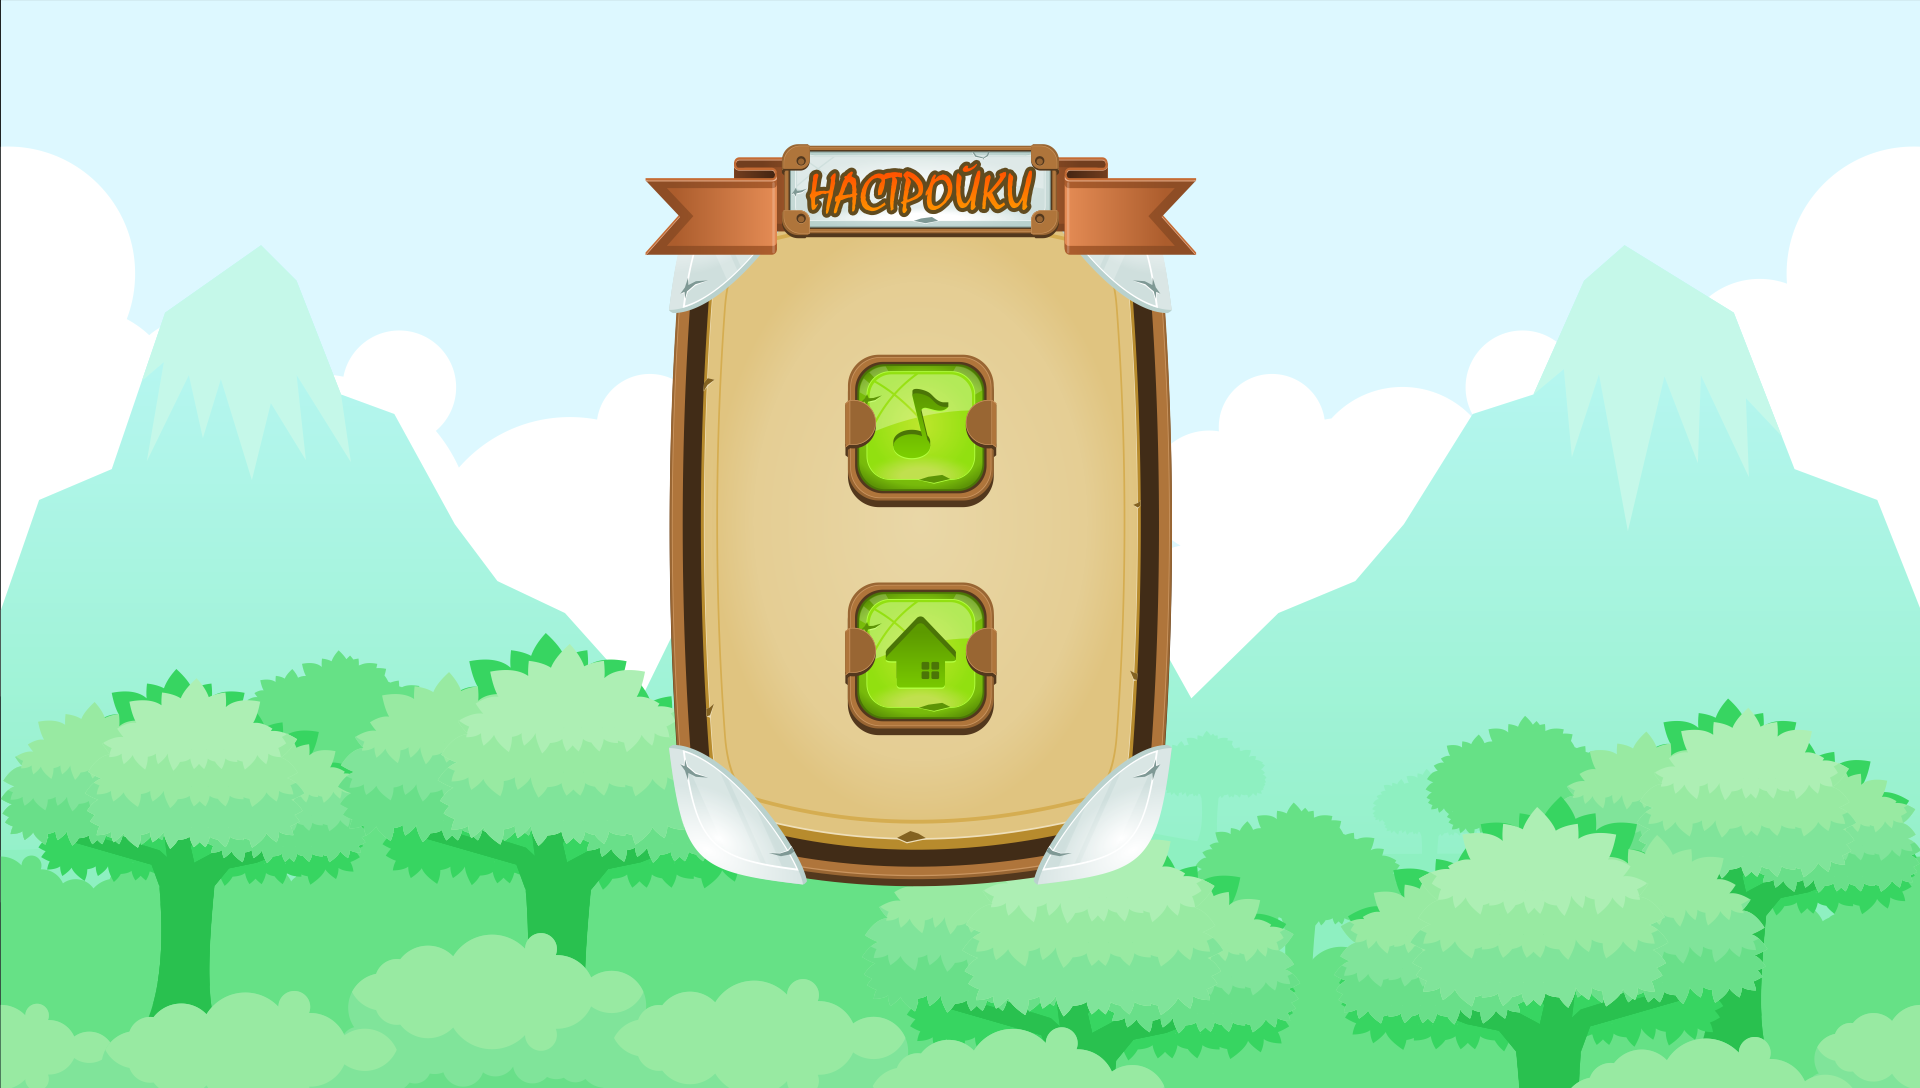

Tiled map render using the project's own tile images. Description and the map definition, with tile-layer contents summarised, below:
An orthogonal 30x17 tile map with 64x64 px tiles, 1 tile layer (layer1) and 2 objects (sound, start).

<map version="1.4" tiledversion="1.4.2" orientation="orthogonal" renderorder="right-down" width="30" height="17" tilewidth="64" tileheight="64" infinite="0" nextlayerid="3" nextobjectid="4">
 <tileset firstgid="1" source="setup.tsx" />
 <layer id="1" name="layer1" width="30" height="17">
  <data>[510 cells, 510 non-empty, 510 distinct tile ids]</data>
 </layer>
 <objectgroup id="2" name="button">
  <object id="1" name="sound" x="856" y="363" width="130" height="128" />
  <object id="3" name="start" x="857" y="591" width="130" height="128" />
 </objectgroup>
</map>